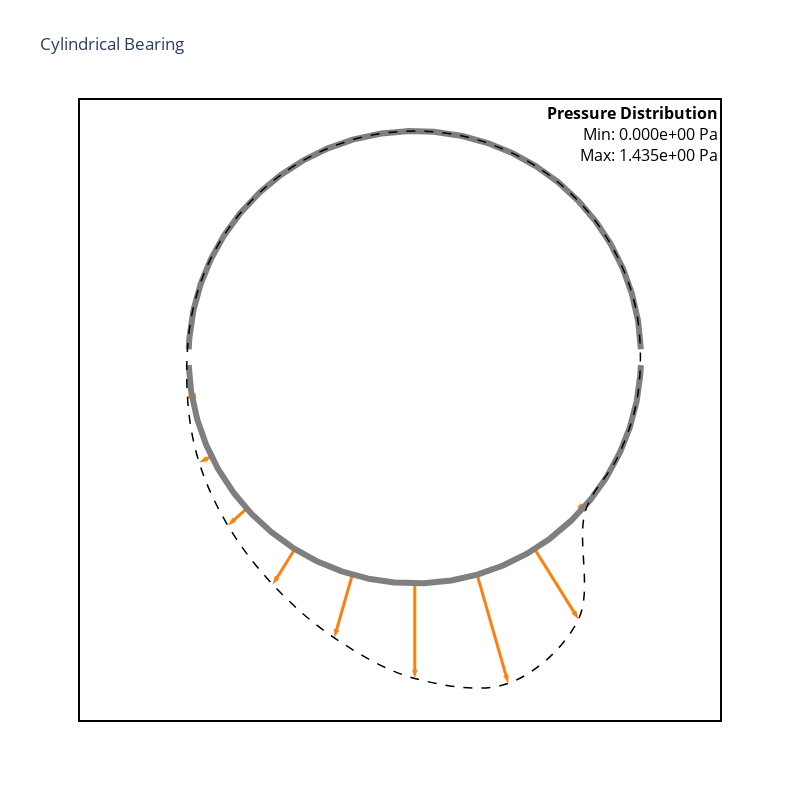

Source (notebook cell):
### Markdown cell above
#### Plot pressure distribution

You can choose the axial element on which you want to see the pressure distribution on the bearing.

### Code cell
# Show pressure distribution on bearing for the first axial element
cybearing.plot_pressure_distribution(axial_element_index=0)

### Figure 1 — Plotly figure (JSON) as saved in the notebook; plotly's stock layout.template omitted (floating-point values rounded to 4 significant figures; data arrays with more than 128 entries replaced by an {"elided": "..."} marker saying what was removed)
{"data": [{"hoverinfo": "text", "line": {"color": "#ff7f0e", "width": 3}, "marker": {"angleref": "previous", "size": 9, "symbol": "arrow"}, "mode": "lines+markers", "name": "Pad 1 distribution", "text": "Pad 1<br>Angle: 190 deg<br>Pressure: 5.815e-02 Pa", "type": "scatter", "x": [-0.9848, -1.005], "y": [-0.1736, -0.1772]}, {"hoverinfo": "text", "line": {"color": "#ff7f0e", "width": 3}, "marker": {"angleref": "previous", "size": 9, "symbol": "arrow"}, "mode": "lines+markers", "name": "Pad 1 distribution", "text": "Pad 1<br>Angle: 206 deg<br>Pressure: 1.739e-01 Pa", "type": "scatter", "x": [-0.8988, -0.9533], "y": [-0.4384, -0.4649]}, {"hoverinfo": "text", "line": {"color": "#ff7f0e", "width": 3}, "marker": {"angleref": "previous", "size": 9, "symbol": "arrow"}, "mode": "lines+markers", "name": "Pad 1 distribution", "text": "Pad 1<br>Angle: 222 deg<br>Pressure: 3.209e-01 Pa", "type": "scatter", "x": [-0.7431, -0.8262], "y": [-0.6691, -0.7439]}, {"hoverinfo": "text", "line": {"color": "#ff7f0e", "width": 3}, "marker": {"angleref": "previous", "size": 9, "symbol": "arrow"}, "mode": "lines+markers", "name": "Pad 1 distribution", "text": "Pad 1<br>Angle: 238 deg<br>Pressure: 5.315e-01 Pa", "type": "scatter", "x": [-0.5299, -0.628], "y": [-0.848, -1.005]}, {"hoverinfo": "text", "line": {"color": "#ff7f0e", "width": 3}, "marker": {"angleref": "previous", "size": 9, "symbol": "arrow"}, "mode": "lines+markers", "name": "Pad 1 distribution", "text": "Pad 1<br>Angle: 254 deg<br>Pressure: 8.338e-01 Pa", "type": "scatter", "x": [-0.2756, -0.3557], "y": [-0.9613, -1.24]}, {"hoverinfo": "text", "line": {"color": "#ff7f0e", "width": 3}, "marker": {"angleref": "previous", "size": 9, "symbol": "arrow"}, "mode": "lines+markers", "name": "Pad 1 distribution", "text": "Pad 1<br>Angle: 270 deg<br>Pressure: 1.205e+00 Pa", "type": "scatter", "x": [-3.736e-15, -5.305e-15], "y": [-1, -1.42]}, {"hoverinfo": "text", "line": {"color": "#ff7f0e", "width": 3}, "marker": {"angleref": "previous", "size": 9, "symbol": "arrow"}, "mode": "lines+markers", "name": "Pad 1 distribution", "text": "Pad 1<br>Angle: 286 deg<br>Pressure: 1.435e+00 Pa", "type": "scatter", "x": [0.2756, 0.4135], "y": [-0.9613, -1.442]}, {"hoverinfo": "text", "line": {"color": "#ff7f0e", "width": 3}, "marker": {"angleref": "previous", "size": 9, "symbol": "arrow"}, "mode": "lines+markers", "name": "Pad 1 distribution", "text": "Pad 1<br>Angle: 302 deg<br>Pressure: 1.050e+00 Pa", "type": "scatter", "x": [0.5299, 0.7238], "y": [-0.848, -1.158]}, {"hoverinfo": "text", "line": {"color": "#ff7f0e", "width": 3}, "marker": {"angleref": "previous", "size": 9, "symbol": "arrow"}, "mode": "lines+markers", "name": "Pad 1 distribution", "text": "Pad 1<br>Angle: 318 deg<br>Pressure: 4.414e-02 Pa", "type": "scatter", "x": [0.7431, 0.7546], "y": [-0.6691, -0.6794]}, {"hoverinfo": "text", "line": {"color": "#7f7f7f", "width": 6}, "mode": "lines", "name": "Pad 0 plot", "text": "Pad 0", "type": "scatter", "x": {"elided": "488 float values"}, "y": {"elided": "488 float values"}}, {"hoverinfo": "text", "line": {"color": "#7f7f7f", "width": 6}, "mode": "lines", "name": "Pad 1 plot", "text": "Pad 1", "type": "scatter", "x": {"elided": "488 float values"}, "y": {"elided": "488 float values"}}, {"hoverinfo": "none", "line": {"color": "black", "dash": "dash", "shape": "spline", "width": 1.5}, "mode": "lines", "name": "Distribution curve", "type": "scatter", "x": [0.9848, 0.8988, 0.7431, 0.5299, 0.2756, -6.049e-16, -0.2756, -0.5299, -0.7431, -0.9004, -0.9881, -1.005, -0.9533, -0.8262, -0.628, -0.3557, -5.305e-15, 0.4135, 0.7238, 0.7546, 0.8988, 0.9848, 0.9848], "y": [0.1736, 0.4384, 0.6691, 0.848, 0.9613, 1, 0.9613, 0.848, 0.6691, 0.4392, 0.1742, -0.1772, -0.4649, -0.7439, -1.005, -1.24, -1.42, -1.442, -1.158, -0.6794, -0.4384, -0.1736, 0.1736]}], "layout": {"annotations": [{"align": "right", "font": {"color": "black", "size": 16}, "showarrow": false, "text": "<b>Pressure Distribution</b><br>Min: 0.000e+00 Pa<br>Max: 1.435e+00 Pa", "x": 1, "xref": "paper", "y": 1, "yref": "paper"}], "height": 800, "showlegend": false, "title": {"text": "Cylindrical Bearing"}, "width": 800, "xaxis": {"scaleanchor": "y", "showgrid": false, "showticklabels": false, "zeroline": false}, "yaxis": {"showgrid": false, "showticklabels": false, "zeroline": false}}}
